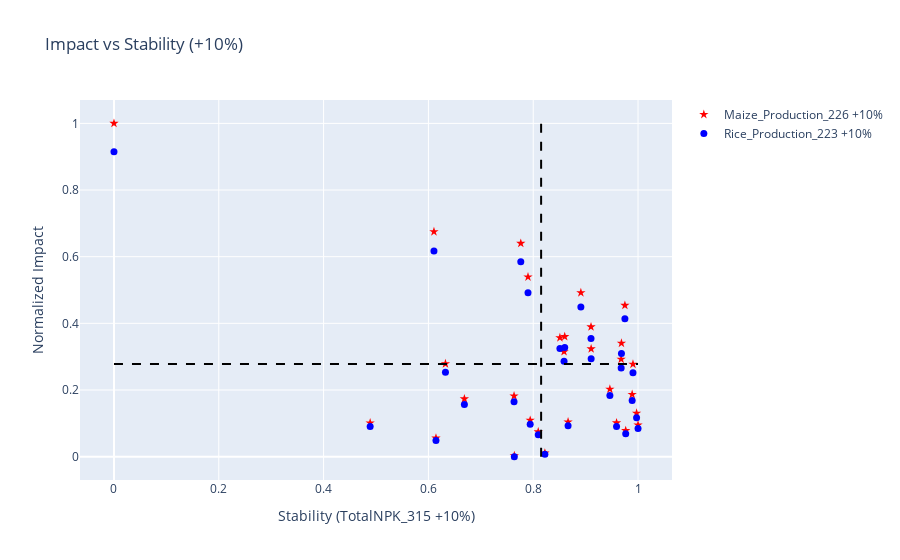
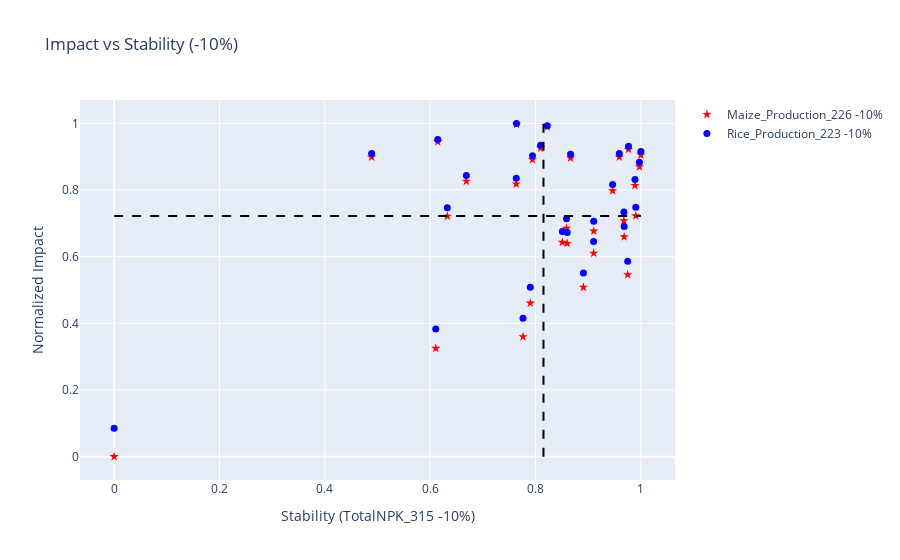

Write notebook code for charts like these, in order.
### Code cell
base_column = "TotalNPK_315"
capability_vector = ["Maize_Production_226", "Rice_Production_223"]
change_percentage = 10
dim = 2

new_data, handle_increase, handle_decrease = calc_and_vis_impact_stability(G, existing_data.copy(), adjacency_file, base_column, capability_vector, change_percentage, dim)
new_data.head()

### Figure 1 — Plotly figure (JSON) as saved in the notebook; plotly's stock layout.template omitted (floating-point values rounded to 4 significant figures)
{"data": [{"hovertemplate": "%{text}<br>Impact: %{y:.2f}<br>Stability: %{x:.2f}", "marker": {"color": "red", "size": 7, "symbol": "star"}, "mode": "markers", "name": "Maize_Production_226 +10%", "text": ["BENGALURU", "BENGALURU(R)", "RAMANAGARA", "CHITRADURGA", "DAVANAGERE", "KOLAR", "CHIKKABALLAPURA", "SHIVAMOGGA", "TUMAKURU", "CHIKKAMAGALURU", "DAKSHINA KANNADA", "UDUPI", "HASSAN", "KODAGU", "MANDYA", "MYSURU", "CHAMARAJANAGAR", "BELAGAVI", "VIJAYAPURA", "BAGALKOT", "DHARAWAD", "GADAG", "HAVERI", "UTTARA KANNADA", "BALLARI", "BIDAR", "KALABURAGI", "YADGIRI", "RAICHUR", "KOPPAL"], "type": "scatter", "x": [0.959, 0.9765, 0.8223, 0.6687, 0.7901, 1, 0.9973, 0.9678, 0.9888, 0.8509, 0.8096, 0.7639, 0.8601, 0.9463, 0.8588, 0.9105, 0.8665, 0, 0.6325, 0.975, 0.7634, 0.4889, 0.9684, 0.6144, 0.6106, 0.7942, 0.9904, 0.8909, 0.7763, 0.9103], "y": [0.1013, 0.07811, 0.0105, 0.1735, 0.5392, 0.09492, 0.1303, 0.2923, 0.1864, 0.3569, 0.07426, 0.002906, 0.3601, 0.2025, 0.315, 0.3233, 0.1042, 1, 0.2787, 0.4541, 0.182, 0.1012, 0.3405, 0.05549, 0.675, 0.1091, 0.2774, 0.4918, 0.6401, 0.3895]}, {"hovertemplate": "%{text}<br>Impact: %{y:.2f}<br>Stability: %{x:.2f}", "marker": {"color": "blue", "size": 7, "symbol": "circle"}, "mode": "markers", "name": "Rice_Production_223 +10%", "text": ["BENGALURU", "BENGALURU(R)", "RAMANAGARA", "CHITRADURGA", "DAVANAGERE", "KOLAR", "CHIKKABALLAPURA", "SHIVAMOGGA", "TUMAKURU", "CHIKKAMAGALURU", "DAKSHINA KANNADA", "UDUPI", "HASSAN", "KODAGU", "MANDYA", "MYSURU", "CHAMARAJANAGAR", "BELAGAVI", "VIJAYAPURA", "BAGALKOT", "DHARAWAD", "GADAG", "HAVERI", "UTTARA KANNADA", "BALLARI", "BIDAR", "KALABURAGI", "YADGIRI", "RAICHUR", "KOPPAL"], "type": "scatter", "x": [0.959, 0.9765, 0.8223, 0.6687, 0.7901, 1, 0.9973, 0.9678, 0.9888, 0.8509, 0.8096, 0.7639, 0.8601, 0.9463, 0.8588, 0.9105, 0.8665, 0, 0.6325, 0.975, 0.7634, 0.4889, 0.9684, 0.6144, 0.6106, 0.7942, 0.9904, 0.8909, 0.7763, 0.9103], "y": [0.09032, 0.069, 0.006968, 0.1565, 0.4921, 0.08443, 0.1169, 0.2656, 0.1684, 0.3248, 0.06547, 0, 0.3278, 0.1831, 0.2864, 0.294, 0.09292, 0.9149, 0.253, 0.414, 0.1644, 0.09016, 0.3097, 0.04825, 0.6167, 0.09742, 0.2518, 0.4486, 0.5846, 0.3547]}], "layout": {"hovermode": "closest", "shapes": [{"line": {"color": "black", "dash": "dash"}, "name": "Average Stability", "type": "line", "x0": 0.8151, "x1": 0.8151, "y0": 0, "y1": 1}, {"line": {"color": "black", "dash": "dash"}, "name": "Average Impact", "type": "line", "x0": 0, "x1": 1, "y0": 0.278, "y1": 0.278}], "title": {"text": "Impact vs Stability (+10%)"}, "xaxis": {"title": {"text": "Stability (TotalNPK_315 +10%)"}}, "yaxis": {"title": {"text": "Normalized Impact"}}}}

### Figure 2 — Plotly figure (JSON) as saved in the notebook; plotly's stock layout.template omitted (floating-point values rounded to 4 significant figures)
{"data": [{"hovertemplate": "%{text}<br>Impact: %{y:.2f}<br>Stability: %{x:.2f}", "marker": {"color": "red", "size": 7, "symbol": "star"}, "mode": "markers", "name": "Maize_Production_226 -10%", "text": ["BENGALURU", "BENGALURU(R)", "RAMANAGARA", "CHITRADURGA", "DAVANAGERE", "KOLAR", "CHIKKABALLAPURA", "SHIVAMOGGA", "TUMAKURU", "CHIKKAMAGALURU", "DAKSHINA KANNADA", "UDUPI", "HASSAN", "KODAGU", "MANDYA", "MYSURU", "CHAMARAJANAGAR", "BELAGAVI", "VIJAYAPURA", "BAGALKOT", "DHARAWAD", "GADAG", "HAVERI", "UTTARA KANNADA", "BALLARI", "BIDAR", "KALABURAGI", "YADGIRI", "RAICHUR", "KOPPAL"], "type": "scatter", "x": [0.959, 0.9765, 0.8223, 0.6687, 0.7901, 1, 0.9973, 0.9678, 0.9888, 0.8509, 0.8096, 0.7639, 0.8601, 0.9463, 0.8588, 0.9105, 0.8665, 0, 0.6325, 0.975, 0.7634, 0.4889, 0.9684, 0.6144, 0.6106, 0.7942, 0.9904, 0.8909, 0.7763, 0.9103], "y": [0.8987, 0.9219, 0.9895, 0.8265, 0.4608, 0.9051, 0.8697, 0.7077, 0.8136, 0.6431, 0.9257, 0.9971, 0.6399, 0.7975, 0.685, 0.6767, 0.8958, 0, 0.7213, 0.5459, 0.818, 0.8988, 0.6595, 0.9445, 0.325, 0.8909, 0.7226, 0.5082, 0.3599, 0.6105]}, {"hovertemplate": "%{text}<br>Impact: %{y:.2f}<br>Stability: %{x:.2f}", "marker": {"color": "blue", "size": 7, "symbol": "circle"}, "mode": "markers", "name": "Rice_Production_223 -10%", "text": ["BENGALURU", "BENGALURU(R)", "RAMANAGARA", "CHITRADURGA", "DAVANAGERE", "KOLAR", "CHIKKABALLAPURA", "SHIVAMOGGA", "TUMAKURU", "CHIKKAMAGALURU", "DAKSHINA KANNADA", "UDUPI", "HASSAN", "KODAGU", "MANDYA", "MYSURU", "CHAMARAJANAGAR", "BELAGAVI", "VIJAYAPURA", "BAGALKOT", "DHARAWAD", "GADAG", "HAVERI", "UTTARA KANNADA", "BALLARI", "BIDAR", "KALABURAGI", "YADGIRI", "RAICHUR", "KOPPAL"], "type": "scatter", "x": [0.959, 0.9765, 0.8223, 0.6687, 0.7901, 1, 0.9973, 0.9678, 0.9888, 0.8509, 0.8096, 0.7639, 0.8601, 0.9463, 0.8588, 0.9105, 0.8665, 0, 0.6325, 0.975, 0.7634, 0.4889, 0.9684, 0.6144, 0.6106, 0.7942, 0.9904, 0.8909, 0.7763, 0.9103], "y": [0.9097, 0.931, 0.993, 0.8435, 0.5079, 0.9156, 0.8831, 0.7344, 0.8316, 0.6752, 0.9345, 1, 0.6722, 0.8169, 0.7136, 0.706, 0.9071, 0.08508, 0.747, 0.586, 0.8356, 0.9098, 0.6903, 0.9517, 0.3833, 0.9026, 0.7482, 0.5514, 0.4154, 0.6453]}], "layout": {"hovermode": "closest", "shapes": [{"line": {"color": "black", "dash": "dash"}, "name": "Average Stability", "type": "line", "x0": 0.8151, "x1": 0.8151, "y0": 0, "y1": 1}, {"line": {"color": "black", "dash": "dash"}, "name": "Average Impact", "type": "line", "x0": 0, "x1": 1, "y0": 0.722, "y1": 0.722}], "title": {"text": "Impact vs Stability (-10%)"}, "xaxis": {"title": {"text": "Stability (TotalNPK_315 -10%)"}}, "yaxis": {"title": {"text": "Normalized Impact"}}}}
